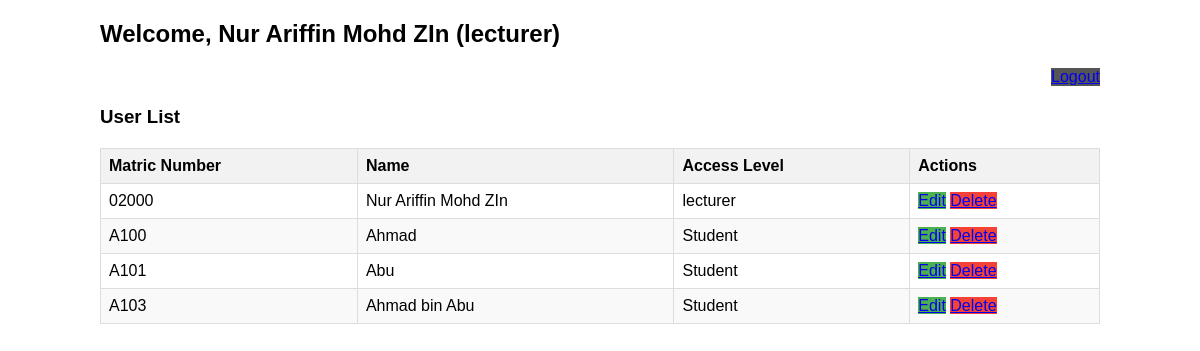
/dashboard.php (signed in), run on the app's committed database.
### tables this page shows
CREATE TABLE `users` (
  `id` int(11) NOT NULL,
  `matric` varchar(20) NOT NULL,
  `name` varchar(100) NOT NULL,
  `email` varchar(100) NOT NULL,
  `password` varchar(255) NOT NULL,
  `accessLevel` varchar(20) NOT NULL
);

### dashboard.php (the view, shortened to what this page needs)
<?php
$conn = new mysqli('localhost', 'root', '', 'Lab_5b');
$sql = "SELECT id, matric, name, accessLevel FROM users";
$result = $conn->query($sql);
?>
<!DOCTYPE html>
<html>
<head>
</head>
<body>
    <div class="container">
        <div class="welcome">
            <h2>Welcome, <?php echo $_SESSION['name']; ?> (<?php echo $_SESSION['accessLevel']; ?>)</h2>
            <a href="logout.php" class="logout-btn">Logout</a>
        </div>
        <h3>User List</h3>
        <table>
            <thead>
                <tr>
                    <th>Matric Number</th>
                    <th>Name</th>
                    <th>Access Level</th>
                    <th>Actions</th>
                </tr>
            </thead>
            <tbody>
                <?php while ($row = $result->fetch_assoc()): ?>
                <tr>
                    <td><?php echo htmlspecialchars($row['matric']); ?></td>
                    <td><?php echo htmlspecialchars($row['name']); ?></td>
                    <td><?php echo htmlspecialchars($row['accessLevel']); ?></td>
                    <td>
                        <a href="edit.php?id=<?php echo $row['id']; ?>" class="edit-btn">Edit</a>
                        <a href="dashboard.php?delete=<?php echo $row['id']; ?>" class="delete-btn" onclick="return confirm('Are you sure you want to delete this user?')">Delete</a>
                    </td>
                </tr>
                <?php endwhile; ?>
            </tbody>
        </table>
    </div>
</body>
</html>

### dashboard.php (style rules this page uses)
body { font-family: Arial, sans-serif; margin: 20px; }
.container { max-width: 1000px; margin: 0 auto; }
table { width: 100%; border-collapse: collapse; margin-top: 20px; }
th, td { border: 1px solid #ddd; padding: 8px; text-align: left; }
th { background-color: #f2f2f2; }
tr:nth-child(even) { background-color: #f9f9f9; }
.edit-btn { background-color: #4CAF50; }
.delete-btn { background-color: #f44336; }
.logout-btn { background-color: #555; float: right; }
.welcome { margin-bottom: 20px; }

### data on the page
users: matric "02000", name "Nur Ariffin Mohd ZIn", accessLevel "lecturer"
users: matric "A100", name "Ahmad", accessLevel "Student"
users: matric "A101", name "Abu", accessLevel "Student"
users: matric "A103", name "Ahmad bin Abu", accessLevel "Student"

### other printed values
$_SESSION['name'] "Nur Ariffin Mohd ZIn"
$_SESSION['accessLevel'] "lecturer"
